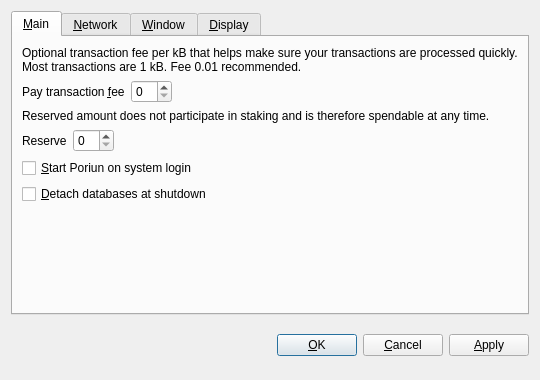
<?xml version="1.0" encoding="UTF-8"?>
<ui version="4.0">
 <class>OptionsDialog</class>
 <widget class="QDialog" name="OptionsDialog">
  <property name="geometry">
   <rect>
    <x>0</x>
    <y>0</y>
    <width>540</width>
    <height>380</height>
   </rect>
  </property>
  <property name="windowTitle">
   <string>Options</string>
  </property>
  <property name="modal">
   <bool>true</bool>
  </property>
  <layout class="QVBoxLayout" name="verticalLayout">
   <item>
    <widget class="QTabWidget" name="tabWidget">
     <property name="tabPosition">
      <enum>QTabWidget::North</enum>
     </property>
     <property name="currentIndex">
      <number>0</number>
     </property>
     <widget class="QWidget" name="tabMain">
      <attribute name="title">
       <string>&amp;Main</string>
      </attribute>
      <layout class="QVBoxLayout" name="verticalLayout_Main">
       <item>
        <widget class="QLabel" name="transactionFeeInfoLabel">
         <property name="text">
          <string>Optional transaction fee per kB that helps make sure your transactions are processed quickly. Most transactions are 1 kB. Fee 0.01 recommended.</string>
         </property>
         <property name="textFormat">
          <enum>Qt::PlainText</enum>
         </property>
         <property name="wordWrap">
          <bool>true</bool>
         </property>
        </widget>
       </item>
       <item>
        <layout class="QHBoxLayout" name="horizontalLayoutFee">
         <item>
          <widget class="QLabel" name="transactionFeeLabel">
           <property name="text">
            <string>Pay transaction &amp;fee</string>
           </property>
           <property name="textFormat">
            <enum>Qt::PlainText</enum>
           </property>
           <property name="buddy">
            <cstring>transactionFee</cstring>
           </property>
          </widget>
         </item>
         <item>
          <widget class="BitcoinAmountField" name="transactionFee"/>
         </item>
         <item>
          <spacer name="horizontalSpacerFee">
           <property name="orientation">
            <enum>Qt::Horizontal</enum>
           </property>
           <property name="sizeHint" stdset="0">
            <size>
             <width>40</width>
             <height>20</height>
            </size>
           </property>
          </spacer>
         </item>
        </layout>
       </item>
       <item>
        <widget class="QLabel" name="reserveBalanceInfoLabel">
         <property name="text">
          <string>Reserved amount does not participate in staking and is therefore spendable at any time.</string>
         </property>
         <property name="textFormat">
          <enum>Qt::PlainText</enum>
         </property>
         <property name="wordWrap">
          <bool>true</bool>
         </property>
        </widget>
       </item>
       <item>
        <layout class="QHBoxLayout" name="horizontalLayoutReserveBalance">
         <item>
          <widget class="QLabel" name="reserveBalanceLabel">
           <property name="text">
            <string>Reserve</string>
           </property>
           <property name="textFormat">
            <enum>Qt::PlainText</enum>
           </property>
           <property name="buddy">
            <cstring>reserveBalance</cstring>
           </property>
          </widget>
         </item>
         <item>
          <widget class="BitcoinAmountField" name="reserveBalance"/>
         </item>
         <item>
          <spacer name="horizontalSpacerReserveBalance">
           <property name="orientation">
            <enum>Qt::Horizontal</enum>
           </property>
           <property name="sizeHint" stdset="0">
            <size>
             <width>40</width>
             <height>20</height>
            </size>
           </property>
          </spacer>
         </item>
        </layout>
       </item>
       <item>
        <widget class="QCheckBox" name="bitcoinAtStartup">
         <property name="toolTip">
          <string>Automatically start Poriun after logging in to the system.</string>
         </property>
         <property name="text">
          <string>&amp;Start Poriun on system login</string>
         </property>
        </widget>
       </item>
       <item>
        <widget class="QCheckBox" name="detachDatabases">
         <property name="toolTip">
          <string>Detach block and address databases at shutdown. This means they can be moved to another data directory, but it slows down shutdown. The wallet is always detached.</string>
         </property>
         <property name="text">
          <string>&amp;Detach databases at shutdown</string>
         </property>
        </widget>
       </item>
       <item>
        <spacer name="verticalSpacer_Main">
         <property name="orientation">
          <enum>Qt::Vertical</enum>
         </property>
         <property name="sizeHint" stdset="0">
          <size>
           <width>20</width>
           <height>40</height>
          </size>
         </property>
        </spacer>
       </item>
      </layout>
     </widget>
     <widget class="QWidget" name="tabNetwork">
      <attribute name="title">
       <string>&amp;Network</string>
      </attribute>
      <layout class="QVBoxLayout" name="verticalLayout_Network">
       <item>
        <widget class="QCheckBox" name="mapPortUpnp">
         <property name="toolTip">
          <string>Automatically open the Poriun client port on the router. This only works when your router supports UPnP and it is enabled.</string>
         </property>
         <property name="text">
          <string>Map port using &amp;UPnP</string>
         </property>
        </widget>
       </item>
       <item>
        <widget class="QCheckBox" name="connectSocks">
         <property name="toolTip">
          <string>Connect to the Poriun network through a SOCKS proxy (e.g. when connecting through Tor).</string>
         </property>
         <property name="text">
          <string>&amp;Connect through SOCKS proxy:</string>
         </property>
        </widget>
       </item>
       <item>
        <layout class="QHBoxLayout" name="horizontalLayout_Network">
         <item>
          <widget class="QLabel" name="proxyIpLabel">
           <property name="text">
            <string>Proxy &amp;IP:</string>
           </property>
           <property name="textFormat">
            <enum>Qt::PlainText</enum>
           </property>
           <property name="buddy">
            <cstring>proxyIp</cstring>
           </property>
          </widget>
         </item>
         <item>
          <widget class="QValidatedLineEdit" name="proxyIp">
           <property name="maximumSize">
            <size>
             <width>140</width>
             <height>16777215</height>
            </size>
           </property>
           <property name="toolTip">
            <string>IP address of the proxy (e.g. 127.0.0.1)</string>
           </property>
          </widget>
         </item>
         <item>
          <widget class="QLabel" name="proxyPortLabel">
           <property name="text">
            <string>&amp;Port:</string>
           </property>
           <property name="textFormat">
            <enum>Qt::PlainText</enum>
           </property>
           <property name="buddy">
            <cstring>proxyPort</cstring>
           </property>
          </widget>
         </item>
         <item>
          <widget class="QLineEdit" name="proxyPort">
           <property name="maximumSize">
            <size>
             <width>55</width>
             <height>16777215</height>
            </size>
           </property>
           <property name="toolTip">
            <string>Port of the proxy (e.g. 9050)</string>
           </property>
          </widget>
         </item>
         <item>
          <widget class="QLabel" name="socksVersionLabel">
           <property name="text">
            <string>SOCKS &amp;Version:</string>
           </property>
           <property name="textFormat">
            <enum>Qt::PlainText</enum>
           </property>
           <property name="buddy">
            <cstring>socksVersion</cstring>
           </property>
          </widget>
         </item>
         <item>
          <widget class="QValueComboBox" name="socksVersion">
           <property name="toolTip">
            <string>SOCKS version of the proxy (e.g. 5)</string>
           </property>
          </widget>
         </item>
         <item>
          <spacer name="horizontalSpacer_Network">
           <property name="orientation">
            <enum>Qt::Horizontal</enum>
           </property>
           <property name="sizeHint" stdset="0">
            <size>
             <width>40</width>
             <height>20</height>
            </size>
           </property>
          </spacer>
         </item>
        </layout>
       </item>
       <item>
        <spacer name="verticalSpacer_Network">
         <property name="orientation">
          <enum>Qt::Vertical</enum>
         </property>
         <property name="sizeHint" stdset="0">
          <size>
           <width>20</width>
           <height>40</height>
          </size>
         </property>
        </spacer>
       </item>
      </layout>
     </widget>
     <widget class="QWidget" name="tabWindow">
      <attribute name="title">
       <string>&amp;Window</string>
      </attribute>
      <layout class="QVBoxLayout" name="verticalLayout_Window">
       <item>
        <widget class="QCheckBox" name="minimizeToTray">
         <property name="toolTip">
          <string>Show only a tray icon after minimizing the window.</string>
         </property>
         <property name="text">
          <string>&amp;Minimize to the tray instead of the taskbar</string>
         </property>
        </widget>
       </item>
       <item>
        <widget class="QCheckBox" name="minimizeOnClose">
         <property name="toolTip">
          <string>Minimize instead of exit the application when the window is closed. When this option is enabled, the application will be closed only after selecting Quit in the menu.</string>
         </property>
         <property name="text">
          <string>M&amp;inimize on close</string>
         </property>
        </widget>
       </item>
       <item>
        <spacer name="verticalSpacer_Window">
         <property name="orientation">
          <enum>Qt::Vertical</enum>
         </property>
         <property name="sizeHint" stdset="0">
          <size>
           <width>20</width>
           <height>40</height>
          </size>
         </property>
        </spacer>
       </item>
      </layout>
     </widget>
     <widget class="QWidget" name="tabDisplay">
      <attribute name="title">
       <string>&amp;Display</string>
      </attribute>
      <layout class="QVBoxLayout" name="verticalLayout_Display">
       <item>
        <layout class="QHBoxLayout" name="horizontalLayout_1_Display">
         <item>
          <widget class="QLabel" name="langLabel">
           <property name="text">
            <string>User Interface &amp;language:</string>
           </property>
           <property name="textFormat">
            <enum>Qt::PlainText</enum>
           </property>
           <property name="buddy">
            <cstring>lang</cstring>
           </property>
          </widget>
         </item>
         <item>
          <widget class="QValueComboBox" name="lang">
           <property name="toolTip">
            <string>The user interface language can be set here. This setting will take effect after restarting Poriun.</string>
           </property>
          </widget>
         </item>
        </layout>
       </item>
       <item>
        <layout class="QHBoxLayout" name="horizontalLayout_2_Display">
         <item>
          <widget class="QLabel" name="unitLabel">
           <property name="text">
            <string>&amp;Unit to show amounts in:</string>
           </property>
           <property name="textFormat">
            <enum>Qt::PlainText</enum>
           </property>
           <property name="buddy">
            <cstring>unit</cstring>
           </property>
          </widget>
         </item>
         <item>
          <widget class="QValueComboBox" name="unit">
           <property name="toolTip">
            <string>Choose the default subdivision unit to show in the interface and when sending coins.</string>
           </property>
          </widget>
         </item>
        </layout>
       </item>
       <item>
        <widget class="QCheckBox" name="displayAddresses">
         <property name="toolTip">
          <string>Whether to show Poriun addresses in the transaction list or not.</string>
         </property>
         <property name="text">
          <string>&amp;Display addresses in transaction list</string>
         </property>
        </widget>
       </item>
       <item>
        <widget class="QCheckBox" name="coinControlFeatures">
         <property name="toolTip">
          <string>Whether to show coin control features or not.</string>
         </property>
         <property name="text">
          <string>Display coin &amp;control features (experts only!)</string>
         </property>
        </widget>
       </item>
       <item>
        <spacer name="verticalSpacer_Display">
         <property name="orientation">
          <enum>Qt::Vertical</enum>
         </property>
         <property name="sizeHint" stdset="0">
          <size>
           <width>20</width>
           <height>40</height>
          </size>
         </property>
        </spacer>
       </item>
      </layout>
     </widget>
    </widget>
   </item>
   <item>
    <layout class="QHBoxLayout" name="horizontalLayout_Buttons">
     <item>
      <spacer name="horizontalSpacer_1">
       <property name="orientation">
        <enum>Qt::Horizontal</enum>
       </property>
       <property name="sizeHint" stdset="0">
        <size>
         <width>40</width>
         <height>48</height>
        </size>
       </property>
      </spacer>
     </item>
     <item>
      <widget class="QLabel" name="statusLabel">
       <property name="font">
        <font>
         <weight>75</weight>
         <bold>true</bold>
        </font>
       </property>
       <property name="text">
        <string/>
       </property>
       <property name="textFormat">
        <enum>Qt::PlainText</enum>
       </property>
       <property name="wordWrap">
        <bool>true</bool>
       </property>
      </widget>
     </item>
     <item>
      <spacer name="horizontalSpacer_2">
       <property name="orientation">
        <enum>Qt::Horizontal</enum>
       </property>
       <property name="sizeHint" stdset="0">
        <size>
         <width>40</width>
         <height>48</height>
        </size>
       </property>
      </spacer>
     </item>
     <item>
      <widget class="QPushButton" name="okButton">
       <property name="text">
        <string>&amp;OK</string>
       </property>
      </widget>
     </item>
     <item>
      <widget class="QPushButton" name="cancelButton">
       <property name="text">
        <string>&amp;Cancel</string>
       </property>
       <property name="autoDefault">
        <bool>false</bool>
       </property>
      </widget>
     </item>
     <item>
      <widget class="QPushButton" name="applyButton">
       <property name="text">
        <string>&amp;Apply</string>
       </property>
       <property name="autoDefault">
        <bool>false</bool>
       </property>
      </widget>
     </item>
    </layout>
   </item>
  </layout>
 </widget>
 <customwidgets>
  <customwidget>
   <class>BitcoinAmountField</class>
   <extends>QSpinBox</extends>
   <header>bitcoinamountfield.h</header>
  </customwidget>
  <customwidget>
   <class>QValueComboBox</class>
   <extends>QComboBox</extends>
   <header>qvaluecombobox.h</header>
  </customwidget>
  <customwidget>
   <class>QValidatedLineEdit</class>
   <extends>QLineEdit</extends>
   <header>qvalidatedlineedit.h</header>
  </customwidget>
 </customwidgets>
 <resources/>
 <connections/>
</ui>
